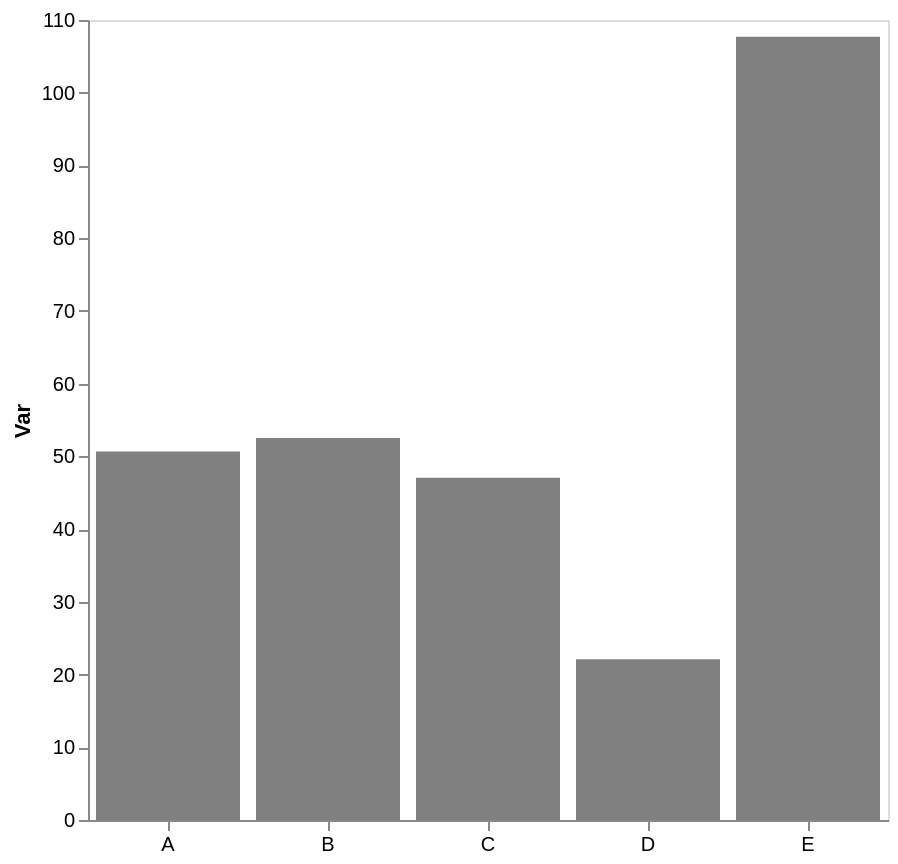

Here is the Vega-Lite specification saved for this chart:
### Vega-Lite specification from a JSON file in a GitHub repository (floating-point values rounded to 4 significant figures)
{"config": {"view": {"continuousWidth": 300, "continuousHeight": 300}, "axis": {"grid": false}, "bar": {"color": "gray"}}, "data": {"name": "data-6addd8abbe0b949f9c70ea0f0d3c0faf"}, "mark": {"type": "bar"}, "encoding": {"x": {"axis": {"labelAngle": 0, "title": null}, "field": "cat", "type": "nominal"}, "y": {"aggregate": "mean", "axis": {"title": "Var"}, "field": "var1", "type": "quantitative"}}, "height": 400, "width": 400, "$schema": "https://vega.github.io/schema/vega-lite/v5.17.0.json", "datasets": {"data-6addd8abbe0b949f9c70ea0f0d3c0faf": [{"cat": "D", "var1": 27.03, "var2": 41.62}, {"cat": "B", "var1": 46.21, "var2": 51.18}, {"cat": "E", "var1": 107.7, "var2": 63.38}, {"cat": "C", "var1": 57.61, "var2": 49.94}, {"cat": "B", "var1": 46.3, "var2": 39.45}, {"cat": "D", "var1": 17.21, "var2": 49.39}, {"cat": "B", "var1": 61.93, "var2": 56.73}, {"cat": "B", "var1": 44.81, "var2": 59.48}, {"cat": "A", "var1": 63.57, "var2": 42.69}, {"cat": "B", "var1": 63.38, "var2": 66.09}, {"cat": "C", "var1": 36.51, "var2": 57.5}, {"cat": "A", "var1": 37.75, "var2": 37.15}]}}
